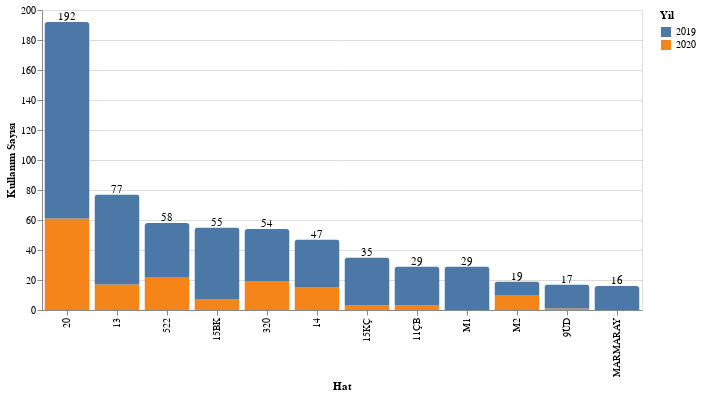

Source (notebook cell):
### Code cell
bars = alt.Chart(data).mark_bar(cornerRadiusTopLeft=3, # datamızı verdik.
    cornerRadiusTopRight=3).encode(
    y=alt.Y('count()', axis=alt.Axis(title='Kullanım Sayısı')), #y eksenine kullanım sayısı
    x=alt.X('Hat', sort='-y'), # x eksenine Hat bilgisi ve y eksenine göre sıralanması
   color=alt.Color('Yil'), # renklerin Yıllara göre ayarlanması.
   tooltip=[alt.Tooltip('count()', title='Kullanım Sayısı') , 'Hat','Yil'] #Üstüne gelince görülecek değerler.
).properties( 
    width=600,   
    height=300
)

texts = alt.Chart(data).mark_text(dy=-5,color='black').encode( # Üstteki text lerin yazılması. 
    y=alt.Y('count()', axis=alt.Axis(title='Kullanım Sayısı')), 
    x=alt.X('Hat', sort='-y'),
    text=alt.Text('count()', format='.0f')
)
bars + texts

### Figure 1 — Vega-Lite specification as saved in the notebook (floating-point values rounded to 4 significant figures; data arrays with more than 128 entries replaced by an {"elided": "..."} marker saying what was removed)
{"config": {"view": {"continuousWidth": 400, "continuousHeight": 300}}, "layer": [{"mark": {"type": "bar", "cornerRadiusTopLeft": 3, "cornerRadiusTopRight": 3}, "encoding": {"color": {"type": "nominal", "field": "Yil"}, "tooltip": [{"type": "quantitative", "aggregate": "count", "title": "Kullanım Sayısı"}, {"type": "nominal", "field": "Hat"}, {"type": "nominal", "field": "Yil"}], "x": {"type": "nominal", "field": "Hat", "sort": "-y"}, "y": {"type": "quantitative", "aggregate": "count", "axis": {"title": "Kullanım Sayısı"}}}, "height": 300, "width": 600}, {"mark": {"type": "text", "color": "black", "dy": -5}, "encoding": {"text": {"type": "quantitative", "aggregate": "count", "format": ".0f"}, "x": {"type": "nominal", "field": "Hat", "sort": "-y"}, "y": {"type": "quantitative", "aggregate": "count", "axis": {"title": "Kullanım Sayısı"}}}}], "data": {"name": "data-672ef11af522abef38a9f937c684e01e"}, "$schema": "https://vega.github.io/schema/vega-lite/v4.8.1.json", "datasets": {"data-672ef11af522abef38a9f937c684e01e": {"elided": "628 records"}}}
